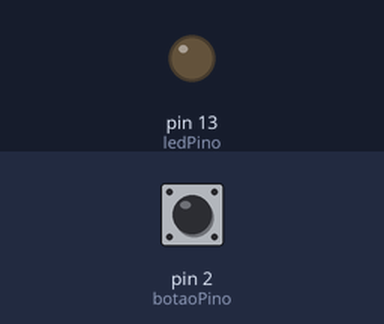
Simulated run of this sketch. Board: Arduino Uno, built with avr-gcc and run on an emulated ATmega328P. Parts: output pins drawn as LEDs (lit = HIGH). Inputs (shaded band) come from the test bench; at power-on: pin 2 (botaoPino) LOW.

Above: at 1.2 s.
1.3 s: pin 2 (botaoPino) pulled HIGH for 0.15 s
At 1.37 s:
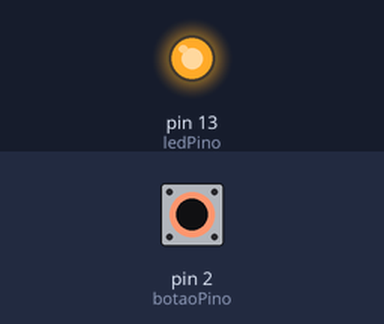
2.9 s: pin 2 (botaoPino) pulled HIGH for 3.2 s
At 6.7 s:
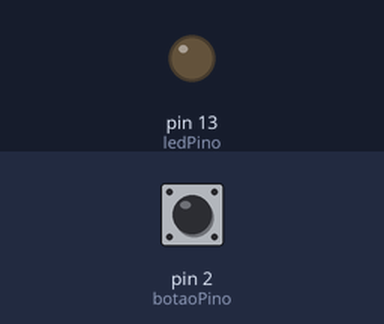
Timing chart, 0 to 8.2 s (numbered marks = the images above; inputs shaded):
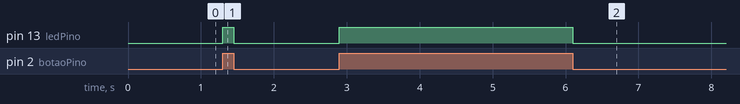

Measured:
- after the input at 1.3 s, pin 13 (ledPino): LOW → HIGH at once, → LOW 0.15 s later
- after the input at 2.9 s, pin 13 (ledPino): LOW → HIGH at once, → LOW 3.2 s later

The sketch:

sketch_jan15a.ino
```cpp
const int botaoPino = 2;  // Pino onde o botão está conectado
const int ledPino = 13;   // Pino onde o LED está conectado
int estadoBotao = 0;      // Variável para armazenar o estado do botão

void setup() {
  pinMode(botaoPino, INPUT);   // Configura o pino do botão como entrada
  pinMode(ledPino, OUTPUT);    // Configura o pino do LED como saída
  digitalWrite(ledPino, LOW);  // Garante que o LED comece apagado
}

void loop() {
  // Ler o estado do botão
  estadoBotao = digitalRead(botaoPino);

  // Se o botão estiver pressionado, acende o LED
  if (estadoBotao == HIGH) {
    digitalWrite(ledPino, HIGH); // Acende o LED
  } else {
    digitalWrite(ledPino, LOW);  // Apaga o LED
  }
}
```
